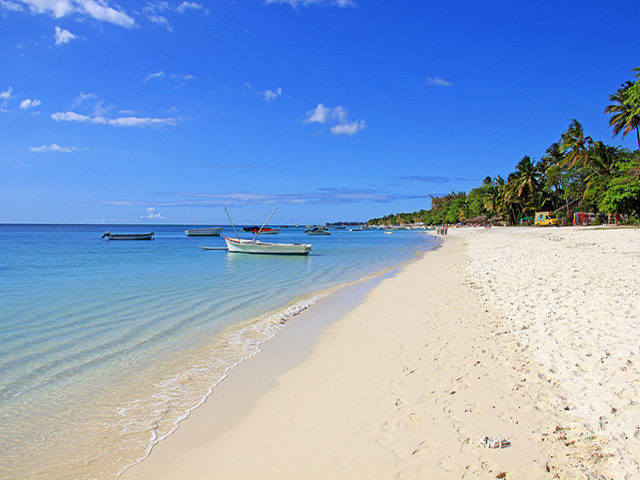
//> input picture img/beach.png, 640 x 480 px
$ ./code10_2   (built with g++ and OpenCV 4)
//> lines starting //> are read from the running program, lines starting //| are printed output that depends on the picture
#include "opencv2/opencv.hpp"
#include <iostream>

using namespace std;
using namespace cv;
// 주석 작성하기
// code 10.2
void displayDFT(Mat& src) {
	Mat image_array[2] = { Mat::zeros(src.size(), CV_32F),  Mat::zeros(src.size(), CV_32F) };

	//
	split(src, image_array);

	Mat mag_image;
	//
	magnitude(image_array[0], image_array[1], mag_image);

	mag_image += Scalar::all(1);
	log(mag_image, mag_image);

	normalize(mag_image, mag_image, 0, 1, NORM_MINMAX);
	imshow("DFT", mag_image);
	waitKey(0);
}

// code 10.3
void shuffleDFT(Mat& src) {
	int cX = src.cols / 2;
	int cY = src.rows / 2;

	Mat q1(src, Rect(0, 0, cX, cY));
	Mat q2(src, Rect(cX, 0, cX, cY));
	Mat q3(src, Rect(0, cY, cX, cY));
	Mat q4(src, Rect(cX, cY, cX, cY));

	Mat temp;
	q1.copyTo(temp);
	q4.copyTo(q1);
	temp.copyTo(q4);
	q2.copyTo(temp);
	q3.copyTo(q2);
	temp.copyTo(q3);
}

int main() {
	Mat src = imread("C:/MICT/img/beach.png", IMREAD_GRAYSCALE);
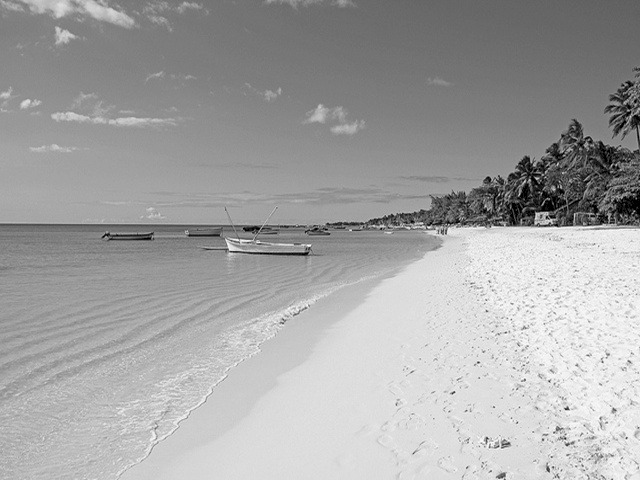
//> src: 480 rows x 640 cols, CV_8UC1; min 0, max 255, mean 164.2
	Mat src_float;
	Mat dft_image;

	imshow("Original", src);

	// 그래이스케일 영상(정수)을 실수 영상으로 변환
	src.convertTo(src_float, CV_32FC1, 1.0 / 255.0);

	dft(src_float, dft_image, DFT_COMPLEX_OUTPUT);
	shuffleDFT(dft_image);
	displayDFT(dft_image);
//> in displayDFT, `normalize(mag_image, mag_image, 0, 1, NORM_MINMAX);`:
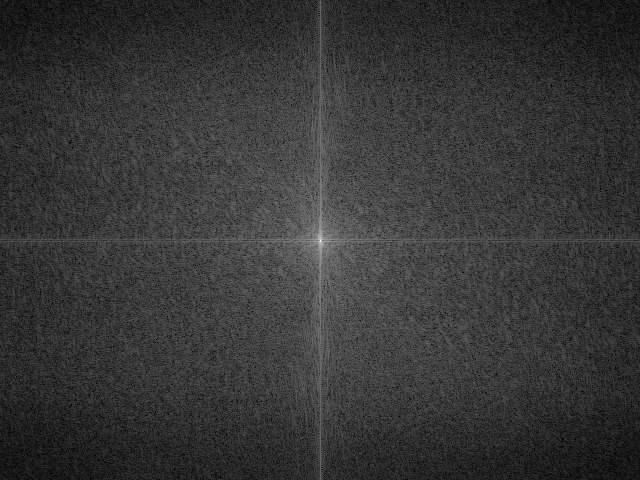
//> mag_image: 480 rows x 640 cols, CV_32FC1; min 0, max 1, mean 0.215

	return 1;
}

$ run again, with img/TEST.png copied over img/beach.png
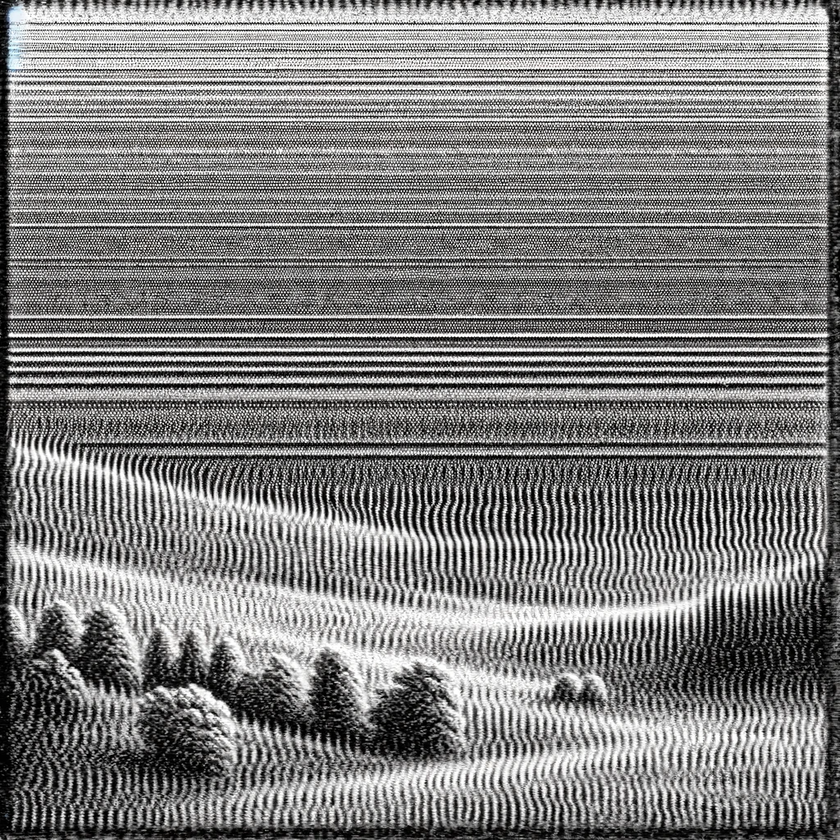
//> input picture img/TEST.png, 840 x 840 px, shrunk from 1024 x 1024 before the run
//> in displayDFT, `normalize(mag_image, mag_image, 0, 1, NORM_MINMAX);`:
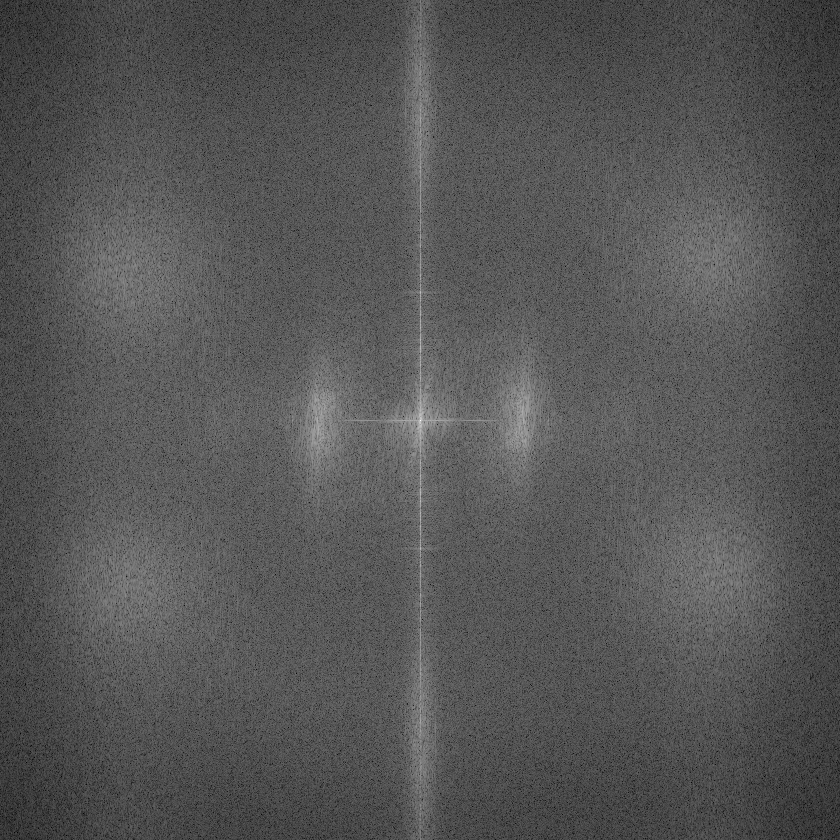
//> mag_image: 840 rows x 840 cols, CV_32FC1; min 0, max 1, mean 0.338
